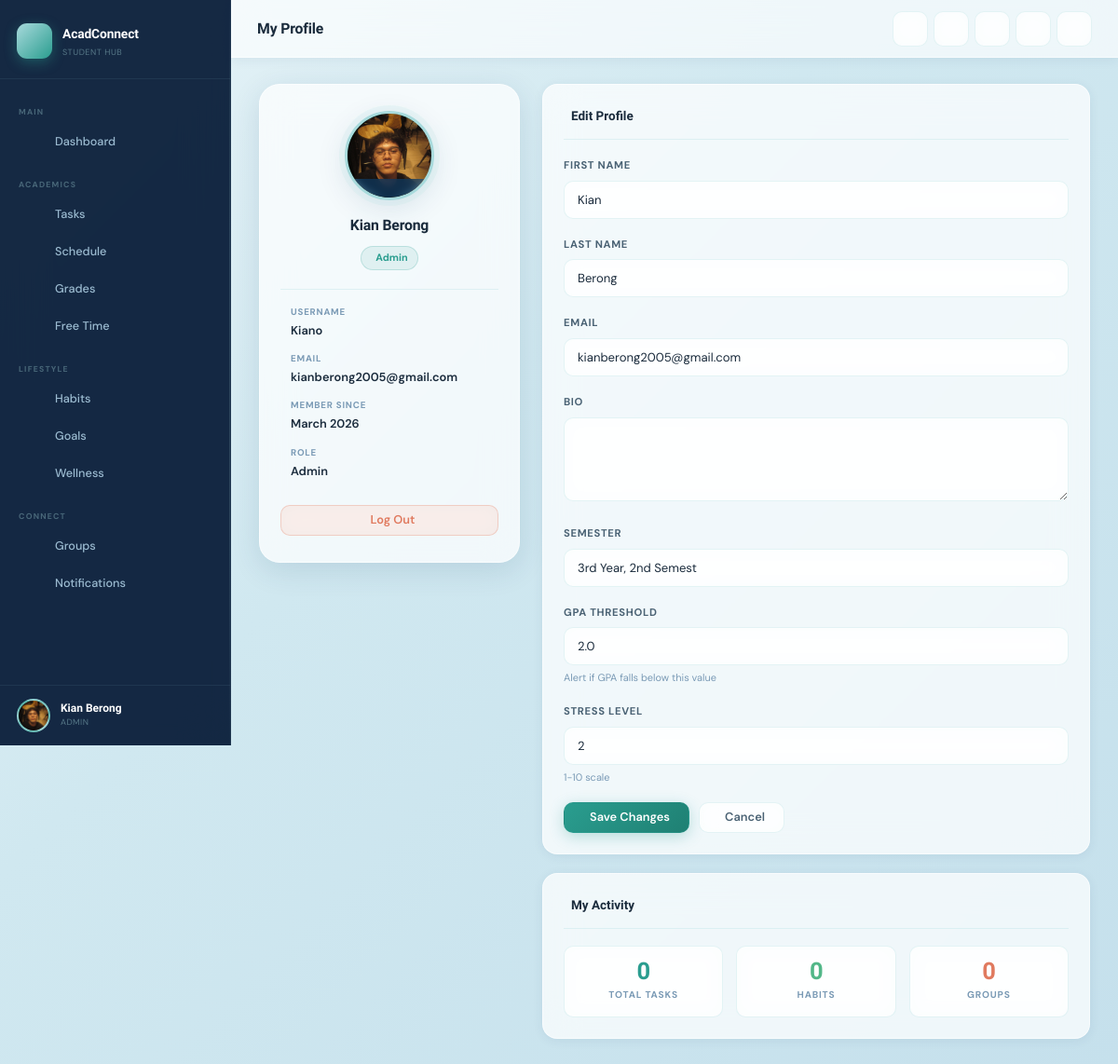
The page /accounts/profile/ (signed in) on the database its author committed.
### apps/accounts/models.py (models this page shows, shortened)
class User(AbstractUser):
    ROLE_CHOICES = [
        ('student', 'Student'),
        ('professor', 'Professor'),
        ('admin', 'Admin'),
    ]
    role = models.CharField(max_length=20, choices=ROLE_CHOICES, default='student')
    profile_photo = models.ImageField(upload_to='profiles/', blank=True, null=True)
    bio = models.TextField(blank=True)
    semester = models.CharField(max_length=20, blank=True)
    gpa_threshold = models.FloatField(default=2.0, help_text="Alert if GPA falls below this value")
    stress_level = models.IntegerField(default=5, help_text="1-10 scale")
    dark_mode = models.BooleanField(default=False)
    is_email_verified = models.BooleanField(default=False)
    email = models.EmailField(unique=True, blank=False)
    @property
    def full_name(self):
        return f"{self.first_name} {self.last_name}".strip() or self.username

### apps/accounts/views.py (the view)
# urls.py: path('accounts/profile/',          views.profile_view,           name='profile'),
@login_required
def profile_view(request):
    if request.method == 'POST':
        form = ProfileForm(request.POST, request.FILES, instance=request.user)
        if form.is_valid():
            form.save()
            messages.success(request, "Profile updated successfully!")
            return redirect('accounts:profile')
    else:
        form = ProfileForm(instance=request.user)
    return render(request, 'accounts/profile.html', {'form': form})

### apps/accounts/forms.py
class ProfileForm(forms.ModelForm):
    class Meta:
        model = User
        fields = ['first_name', 'last_name', 'email', 'bio', 'semester',
                  'profile_photo', 'gpa_threshold', 'stress_level']
        widgets = {
            'bio': forms.Textarea(attrs={'rows': 3, 'class': 'form-control'}),
            'stress_level': forms.NumberInput(attrs={'min': 1, 'max': 10, 'class': 'form-control'}),
        }
    def __init__(self, *args, **kwargs):
        super().__init__(*args, **kwargs)
        for name, field in self.fields.items():
            if 'class' not in field.widget.attrs:
                field.widget.attrs['class'] = 'form-control'

### templates/accounts/profile.html (shortened to what this page needs)
{% extends 'base.html' %}
{% block page_title %}My Profile{% endblock %}
{% block content %}
<div class="profile-layout">
  <div class="profile-sidebar">
    <div class="profile-avatar-wrap">
      <div class="profile-avatar" id="avatar-preview-wrap">
        {% if user.profile_photo %}
        <img src="{{ user.profile_photo.url }}" alt="Profile photo" id="avatar-img">
        {% else %}
        <span class="avatar-initial" id="avatar-initial">{{ user.username|first|upper }}</span>
        {% endif %}
        <label class="avatar-upload-btn" for="photo-input" title="Change photo">
        </label>
      </div>
      <div class="profile-name">{{ user.full_name }}</div>
      <div class="profile-role-badge">
         {{ user.get_role_display }}
      </div>
    </div>
    <div class="profile-info-list">
      <div class="profile-info-item">
        <div>
          <div class="info-label">Username</div>
          <div class="info-value">{{ user.username }}</div>
        </div>
      </div>
      <div class="profile-info-item">
        <div>
          <div class="info-label">Email</div>
          <div class="info-value">{{ user.email }}</div>
        </div>
      </div>
      <div class="profile-info-item">
        <div>
          <div class="info-label">Member Since</div>
          <div class="info-value">{{ user.date_joined|date:"F Y" }}</div>
        </div>
      </div>
      <div class="profile-info-item">
        <div>
          <div class="info-label">Role</div>
          <div class="info-value">{{ user.get_role_display }}</div>
        </div>
      </div>
    </div>
    <a href="{% url 'accounts:logout' %}" class="btn btn-danger w-100" style="justify-content:center;margin-top:6px;">
       Log Out
    </a>
  </div>
  <div class="profile-main">
    <div class="card mb-20">
      <div class="card-header">
        <span class="card-title"> Edit Profile</span>
      </div>
      <form method="post" enctype="multipart/form-data" id="profile-form">
        {% for field in form %}
        {% if field.name != 'profile_photo' %}
        <div class="form-group">
          <label class="form-label" for="{{ field.id_for_label }}">{{ field.label }}</label>
          {{ field }}
          {% if field.help_text %}
          <div style="font-size:0.73rem;color:var(--text-muted);margin-top:4px;">{{ field.help_text }}</div>
          {% endif %}
        </div>
        {% endif %}
        {% endfor %}
        <div class="flex gap-10 mt-8">
          <button type="submit" class="btn btn-primary" id="save-profile-btn">
             Save Changes
          </button>
          <a href="{% url 'dashboard:home' %}" class="btn btn-secondary">
             Cancel
          </a>
        </div>
      </form>
    </div>
    <div class="card">
      <div class="card-header">
        <span class="card-title"> My Activity</span>
      </div>
      <div class="grid grid-3" style="gap:14px;text-align:center;">
        <div class="profile-stat-box">
          <div class="profile-stat-val text-teal">{{ user.tasks.count|default:"0" }}</div>
          <div class="profile-stat-label">Total Tasks</div>
        </div>
        <div class="profile-stat-box">
          <div class="profile-stat-val text-green">{{ user.habits.count|default:"0" }}</div>
          <div class="profile-stat-label">Habits</div>
        </div>
        <div class="profile-stat-box">
          <div class="profile-stat-val text-coral">{{ user.collaborationgroup_set.count|default:"0" }}</div>
          <div class="profile-stat-label">Groups</div>
        </div>
      </div>
    </div>
  </div>
</div>
{% endblock %}

### templates/base.html (shortened to what this page needs)
{% load static %}
<!DOCTYPE html>
<html lang="en"
  data-theme="{% if request.user.is_authenticated and request.user.dark_mode %}dark{% else %}light{% endif %}">
<head>
  <link rel="stylesheet" href="{% static 'css/main.css' %}">
  <link rel="stylesheet" href="{% static 'css/features.css' %}">
  <link rel="stylesheet" href="https://cdn.jsdelivr.net/npm/@phosphor-icons/web@2.1.1/src/regular/style.css">
  <link href="https://cdn.jsdelivr.net/npm/fullcalendar@6.1.10/index.global.min.css" rel="stylesheet">
</head>
<body>
  {% if request.user.is_authenticated %}
  <div class="app-wrapper">
    <aside class="sidebar" id="app-sidebar">
      <div class="sidebar-header">
        <a href="{% url 'dashboard:home' %}" class="sidebar-brand">
          <div class="brand-icon"></div>
          <div>
            <span class="brand-name">AcadConnect</span>
            <span class="brand-sub">Student Hub</span>
          </div>
        </a>
      </div>
      <nav class="sidebar-nav">
        <div class="nav-section-label">Main</div>
        <a href="{% url 'dashboard:home' %}"
          class="nav-link {% if request.resolver_match.namespace == 'dashboard' %}active{% endif %}">
          <span>Dashboard</span>
        </a>
        <div class="nav-section-label">Academics</div>
        <a href="{% url 'tasks:list' %}"
          class="nav-link {% if request.resolver_match.namespace == 'tasks' %}active{% endif %}">
          <span>Tasks</span>
        </a>
        <a href="{% url 'schedule:calendar' %}"
          class="nav-link {% if request.resolver_match.namespace == 'schedule' and request.resolver_match.url_name != 'free_time' %}active{% endif %}">
          <span>Schedule</span>
        </a>
        <a href="{% url 'grades:dashboard' %}"
          class="nav-link {% if request.resolver_match.namespace == 'grades' %}active{% endif %}">
          <span>Grades</span>
        </a>
        <a href="{% url 'schedule:free_time' %}"
          class="nav-link {% if request.resolver_match.namespace == 'schedule' and request.resolver_match.url_name == 'free_time' %}active{% endif %}">
          <span>Free Time</span>
        </a>
        <div class="nav-section-label">Lifestyle</div>
        <a href="{% url 'habits:habits' %}"
          class="nav-link {% if request.resolver_match.namespace == 'habits' and request.resolver_match.url_name == 'habits' %}active{% endif %}">
          <span>Habits</span>
        </a>
        <a href="{% url 'habits:goals' %}"
          class="nav-link {% if request.resolver_match.namespace == 'habits' and request.resolver_match.url_name != 'habits' %}active{% endif %}">
          <span>Goals</span>
        </a>
        <a href="{% url 'wellness:hub' %}"
          class="nav-link {% if request.resolver_match.namespace == 'wellness' %}active{% endif %}">
          <span>Wellness</span>
        </a>
        <div class="nav-section-label">Connect</div>
        <a href="{% url 'collaboration:list' %}"
          class="nav-link {% if request.resolver_match.namespace == 'collaboration' %}active{% endif %}">
          <span>Groups</span>
        </a>
        <a href="{% url 'notifications:center' %}"
          class="nav-link {% if request.resolver_match.namespace == 'notifications' %}active{% endif %}">
          <span>Notifications</span>
        </a>
      </nav>
      <div class="sidebar-footer">
        <div class="user-mini">
          <div class="user-avt">
            {% if request.user.profile_photo %}
            <img src="{{ request.user.profile_photo.url }}" alt="{{ request.user.username }}">
            {% else %}
            {{ request.user.username|first|upper }}
            {% endif %}
          </div>
          <div>
            <div class="user-name">{{ request.user.full_name }}</div>
            <div class="user-role">{{ request.user.get_role_display }}</div>
          </div>
        </div>
      </div>
    </aside>
    <div class="main-content">
      <header class="topbar">
        <div class="topbar-left">
          <span class="topbar-title">{% block page_title %}Dashboard{% endblock %}</span>
        </div>
        <div class="topbar-actions">
          <a href="{% url 'tasks:create' %}" class="topbar-btn" title="Add Task">
          </a>
          <a href="{% url 'notifications:center' %}" class="topbar-btn" title="Notifications">
          </a>
          <button class="topbar-btn" id="theme-toggle-btn" title="Toggle theme" aria-label="Toggle dark/light mode">
          </button>
          <a href="{% url 'accounts:profile' %}" class="topbar-btn" title="Profile">
          </a>
          <a href="{% url 'accounts:logout' %}" class="topbar-btn" title="Logout">
          </a>
        </div>
      </header>
      <main class="page-content fade-in">
        {% block content %}{% endblock %}
      </main>
    </div>
  </div>
  {% else %}
  {% block auth_content %}{% endblock %}
  {% endif %}
</body>
</html>

### static/css/features.css (style rules this page uses)
:root { --lp-text: rgba(200,224,239,0.88); --lp-text-muted: rgba(200,224,239,0.55); --lp-text-faint: rgba(200,224,239,0.35); --lp-heading: #ffffff; --lp-eyebrow: #2A9D8F; --lp-border: rgba(168,218,220,0.18); --lp-border-hover: rgba(168,218,220,0.45); --lp-surface: rgba(255,255,255,0.04); --lp-surface-hover: rgba(168,218,220,0.08); --lp-card-bg: rgba(10,20,40,0.85); --lp-nav-scrolled: rgba(10,14,26,0.88); --lp-nav-border: rgba(168,218,220,0.12); --lp-mobile-bg: rgba(10,14,26,0.97); --lp-stats-bg: rgba(255,255,255,0.05); --lp-section-dark: rgba(0,0,0,0.25); --lp-section-alt: rgba(13,59,102,0.2); --lp-pill-bg: rgba(168,218,220,0.08); --lp-pill-hover: rgba(168,218,220,0.18); --lp-pill-icon: #A8DADC; --lp-pill-text: rgba(200,224,239,0.88); --lp-pill-hint: rgba(168,218,220,0.4); --lp-footer-bg: rgba(7,13,24,0.95); --lp-footer-text: rgba(200,224,239,0.5); --lp-footer-muted: rgba(200,224,239,0.3); --lp-footer-border: rgba(168,218,220,0.1); --lp-step-bg: rgba(255,255,255,0.04); --lp-step-hover: rgba(168,218,220,0.07); --lp-step-num: rgba(168,218,220,0.1); --lp-step-text: rgba(200,224,239,0.6); --lp-trust-bg: rgba(255,255,255,0.05); --lp-trust-hover: rgba(168,218,220,0.08); --lp-trust-text: rgba(200,224,239,0.6); --lp-vc-task-color: rgba(200,224,239,0.8); --lp-vc-bar-bg: rgba(168,218,220,0.1); --lp-ghost-border: rgba(168,218,220,0.3); --lp-ghost-color: rgba(200,224,239,0.85); --lp-ghost-hover: rgba(168,218,220,0.08); --lp-hamburger: rgba(200,224,239,0.8); }
[data-theme="light"] { --lp-text: #2d4a5e; --lp-text-muted: #4A6274; --lp-text-faint: #7A9AB5; --lp-heading: #0D3B66; --lp-eyebrow: #2A9D8F; --lp-border: rgba(13,59,102,0.14); --lp-border-hover: rgba(42,157,143,0.4); --lp-surface: rgba(255,255,255,0.75); --lp-surface-hover: rgba(42,157,143,0.06); --lp-card-bg: rgba(255,255,255,0.92); --lp-nav-scrolled: rgba(240,244,248,0.95); --lp-nav-border: rgba(13,59,102,0.1); --lp-mobile-bg: rgba(240,244,248,0.98); --lp-stats-bg: rgba(255,255,255,0.8); --lp-section-dark: rgba(13,59,102,0.05); --lp-section-alt: rgba(42,157,143,0.05); --lp-pill-bg: rgba(42,157,143,0.07); --lp-pill-hover: rgba(42,157,143,0.14); --lp-pill-icon: #2A9D8F; --lp-pill-text: #1A2B3C; --lp-pill-hint: rgba(42,157,143,0.6); --lp-footer-bg: #0D3B66; --lp-footer-text: rgba(200,224,239,0.75); --lp-footer-muted: rgba(200,224,239,0.45); --lp-footer-border: rgba(168,218,220,0.2); --lp-step-bg: rgba(255,255,255,0.8); --lp-step-hover: rgba(42,157,143,0.06); --lp-step-num: rgba(13,59,102,0.08); --lp-step-text: #4A6274; --lp-trust-bg: rgba(255,255,255,0.8); --lp-trust-hover: rgba(42,157,143,0.06); --lp-trust-text: #4A6274; --lp-vc-task-color: #4A6274; --lp-vc-bar-bg: rgba(13,59,102,0.1); --lp-ghost-border: rgba(13,59,102,0.25); --lp-ghost-color: #1A2B3C; --lp-ghost-hover: rgba(13,59,102,0.06); --lp-hamburger: #1A2B3C; }

### rows shown on the page
User: user.profile_photo (picture), user.full_name "Kian Berong", user.role "ADMIN", profile_photo (picture), full_name "Kian Berong", role "Admin", username "Kiano", email "kianberong2005@gmail.com", date_joined "March 2026", form "Kian" "Berong" "kianberong2005@gmail.com" "3rd Year, 2nd Semest" "2.0" "2", tasks.count "0", habits.count "0"

### other values the page prints
{{ field.label }} "FIRST NAME" "LAST NAME" "EMAIL" "BIO" "SEMESTER" "GPA THRESHOLD" "STRESS LEVEL"
{{ field.help_text }} "Alert if GPA falls below this value" "1-10 scale"
{{ user.collaborationgroup_set.count|default:"0" }} "0"
